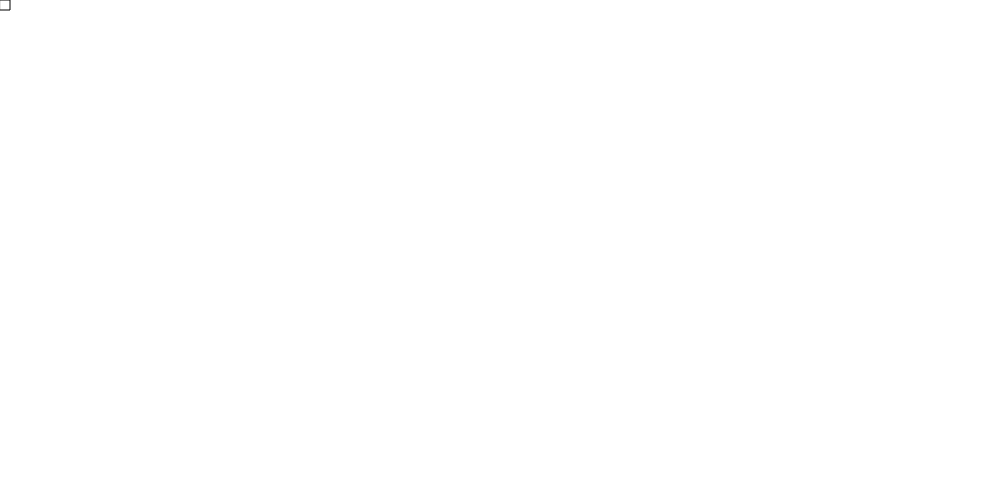
Frame 1 (no input)
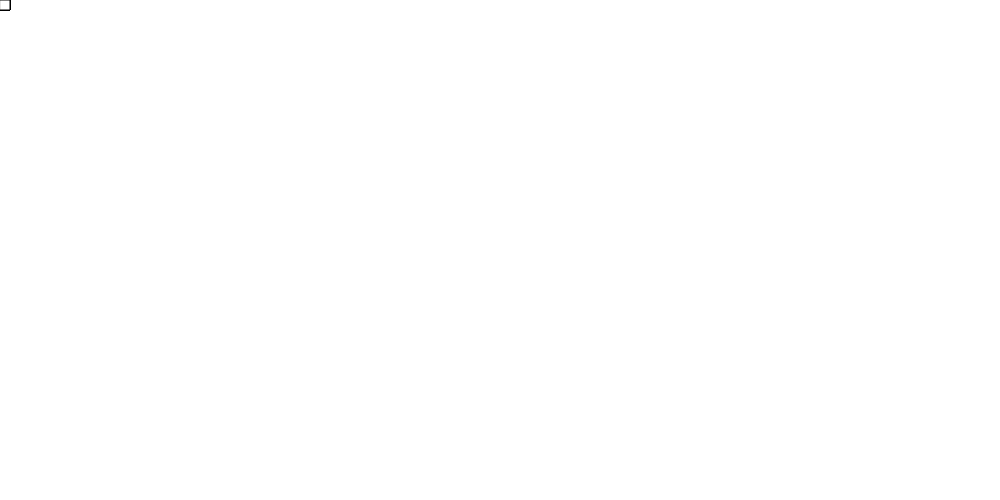
Frame 60 (no input)
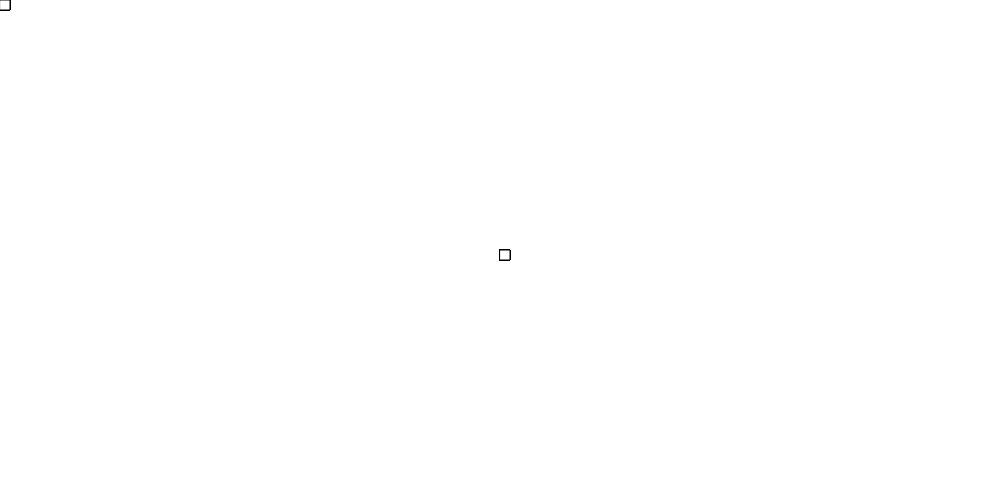
Frame 120 (the mouse pressed at the canvas centre since frame 60)

The p5.js sketch that drew these frames (run headless with seeded random() and noise() and a simulated clock; from frame 60 on, the mouse is pressed at the canvas centre):

// p5.js sketch
// ── sketch.js
function setup() {
  // put setup code here
  createCanvas(1000, 500);
}

function draw() {
  // put drawing code here

  rect (mouseX, mouseY, 10, 10) ;
}
